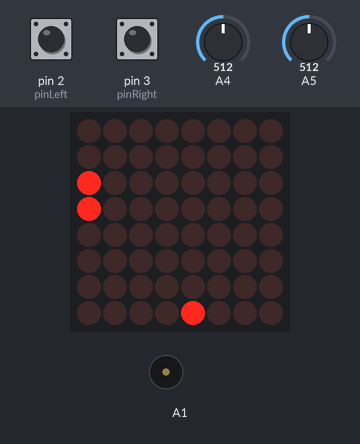
Bench run of a sketch on a simulated Arduino Uno, built with avr-gcc and run on an emulated ATmega328P. On the bench: 8×8 LED matrix, buzzer (waves = sounding). The inputs (shaded band) are chosen by the test bench; at power-on: A5 = 512, pin 2 (pinLeft) HIGH, pin 3 (pinRight) HIGH, A4 = 512. Random numbers use the default seed unless the sketch sets one.

Above: at 4.9 s.
5.0 s: A5 set to 566
7.5 s: A5 set to 594
At 9.1 s:
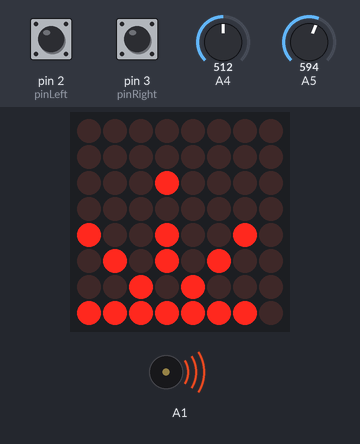
10.5 s: pin 2 (pinLeft) pulled LOW for 0.15 s
At 10.89 s:
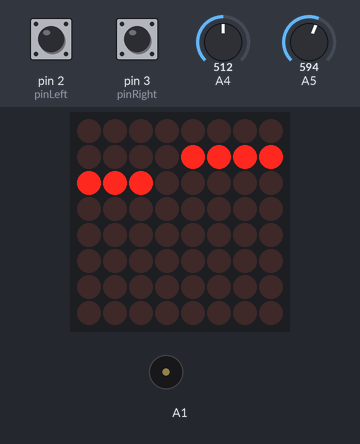
11.2 s: pin 3 (pinRight) pulled LOW for 0.15 s
At 11.53 s:
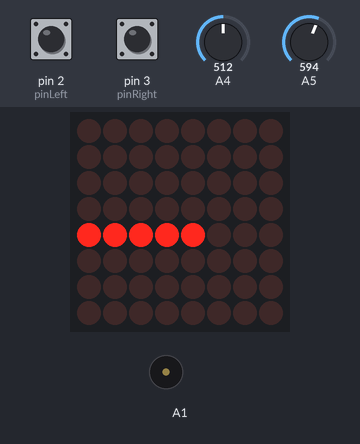
11.9 s: pin 2 (pinLeft) pulled LOW for 1 s
At 12.16 s:
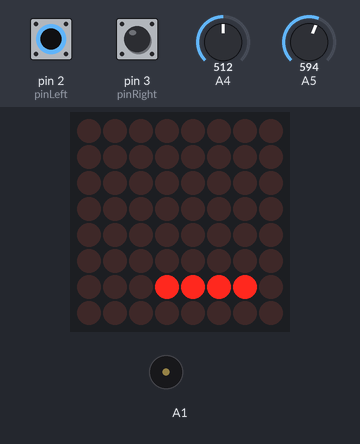
15.3 s: pin 3 (pinRight) pulled LOW for 1 s
At 15.52 s:
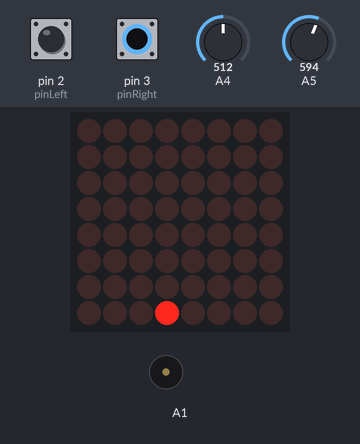
Timing chart, 0 to 19.8 s (numbered marks = the images above; inputs shaded):
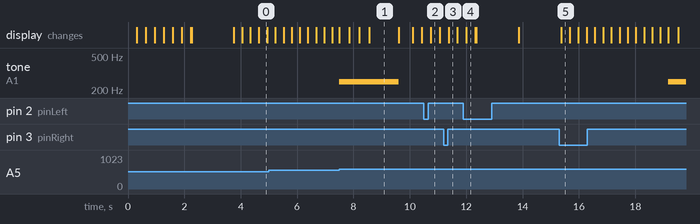

Measured:
- the behaviour switches between 582 and 583 on A5 (found by bisection; images 0 and 1)
- after the input at 7.5 s, tone on A1: silent → 250 Hz at once, → silent 2.1 s later
- after the input at 15.3 s, tone on A1: silent → 250 Hz after 3.9 s; the display: changes after 0.08 s (image 5)
- what the display in image 1 shows lasts 1.0 s, from 8.6 s to 9.6 s

The sketch:

ArduinoBulletHellITKARIERA.ino
```cpp
#include "LedControl.h"
#include "Math.h"
LedControl lc=LedControl(12,11,10,1); //12 - DataInput; 11 - CLK; 10 - LOAD

int score;
int stotni;
String scoreStr;
String scoreStr1; //izpolzva se za po-lesen draw
String scoreArr[] = {"" ,"" ,"" }; //individualnite chisla za izpisvane na rezultat
volatile unsigned long buttonPressed;
volatile bool gameOver = false;
int tick;
int speedUp = 1;
unsigned long now;
int player;
int columns[] = {0,0,0,0,0,0,0,0};
int pinLeft = 2; //buton 1
int pinRight = 3; //buton 2
int randomInt;
int numdr;
int scorecount;
volatile bool buttonmode = false;
volatile bool modeset = false;
volatile bool potentmode = false;

byte startanim[] = {
B11110000,
B10000000,
B10110000,
B10011111,
B11111001,
B00001001,
B00001001,
B00001111
};

byte endanim1[] = {
B01000010,
B00100100,
B01011010,
B01100110,
B00000000,
B00111100,
B00100100,
B00000000
};

byte endanim2[] = {
B10000001,
B01000010,
B00111100,
B01011010,
B00111100,
B11111111,
B10100101,
B10111101
};

byte endanim3[] = {
B00000000,
B01100110,
B01100110,
B00011000,
B00111100,
B00111100,
B00100100,
B00000000
};

byte endanim4[] = {
B00000000,
B00101000,
B01111100,
B00100010,
B00111100,
B00100010,
B01111100,
B00101000
};

byte endanim5[] = {
B11000011,
B10100101,
B01011010,
B01000010,
B01000010,
B00100100,
B10011001,
B11000011
};


void nachAnim(byte *sprite){
  for(int i = 0; i<8; i++)
  {
    columns[i] = 0;
  }
  lc.clearDisplay(0);
  lc.shutdown(0,false);
  lc.setIntensity(0,1);
    for(int r = 0; r < 8; r++){
       for(int c = 0; c < 8; c++){
          lc.setLed(0, r, c, HIGH);
              delay(35);
       }
    }
    for(int r = 0; r < 8; r++){
        lc.setRow(0, r, sprite[r]);
    }
    delay(1500);
    lc.clearDisplay(0);
    pinMode(pinLeft, INPUT);
    pinMode(pinRight, INPUT);
    pinMode(A5, INPUT);
    attachInterrupt(digitalPinToInterrupt(pinLeft), left, FALLING);
    attachInterrupt(digitalPinToInterrupt(pinRight), right, FALLING);
    loop();
}

void setplayer() {
  if(potentmode == true)
  {
    player = round(map(analogRead(A5), 0, 1020, 8 - 1, 0));
    modeset=true;
    buttonmode=false;
    potentmode=true;
  }
}

void kraiAnim(byte *sprite, int endmusic){
  for(int r = 0; r < 8; r++){
     for(int c = 0; c < 8; c++){
        lc.setLed(0, r, c, HIGH);
          delay(35);
     }
  }
  for(int r = 0; r < 8; r++){
      lc.setRow(0, r, sprite[r]);
  }
}

void setup() {
  lc.clearDisplay(0);
  gameOver = false;
  stotni = 0;
  scoreArr[0] = "";
  scoreArr[1] = "";
  scoreArr[2] = "";
  score = 0;
  tick = 300;
  speedUp = 1;
  player = 3;
  now = millis();
  buttonPressed = millis();
  randomSeed(analogRead(A4)); // po-dobri random chisla na neizpolzvan pin
  nachAnim(startanim);
}

void left()
{
  if(millis() - buttonPressed > 150)
  {
        if(player != 0)
        player--;
      else
        player = 7;

      lc.clearDisplay(0);
      buttonPressed = millis();
  }

  if(modeset == false)
  {
    buttonmode=true;
    modeset=true;
    potentmode=false;
  }
  if(gameOver == true){
  gameOver = false;
  lc.clearDisplay(0);
  setup();
  }
}

void right()
{
    if(millis() - buttonPressed > 150)
    {
      if(player != 7)
        player++;
      else
        player = 0;

      lc.clearDisplay(0);
       buttonPressed = millis();
    }
  if(modeset == false)
  {
    buttonmode=true;
    modeset=true;
    potentmode=false;
  }
  if(gameOver == true){
  gameOver = false;
  lc.clearDisplay(0);
  setup();
  }
}

void loop() {
  if(modeset == false)
  {
    potentmode=true;
    buttonmode=false;
    modeset=true;
  }
  if(millis() - now > tick){
    score++;
    now = millis();
    if(speedUp == 1){  //zaburzva igrata sled 5 ticks
       tick = tick/1.02;

      randomInt = random(0, 8); //izbira red za patron

      if(columns[randomInt] == 0){  //suzdava patron
        columns[randomInt] = 1;
      }
    }
    if(speedUp != 5) //broi za zaburzvane
      speedUp++;
     else
      speedUp = 1;
    for(int i = 0; i<8; i++){

      if(columns[i] == 10) //trie patronite ot display-a za da doidat novi
        columns[i] = 0;

      if(columns[i] != 0)
        columns[i]++;
    }
    lc.clearDisplay(0);
  }

  if(potentmode==true) setplayer();

  lc.setLed(0, 7, player, true);

  for(int i = 0; i<8; i++){
    if(columns[i] > 0)
      lc.setLed(0, columns[i]-2, i, true); //patronite otivat napred
      lc.setLed(0, columns[i]-3, i, true);
  }

  if(columns[player] == 10 || columns[player] == 9){ //zasicha kogato igrachut e ocelen
    lc.clearDisplay(0);

    for(int i = 0; i<4; i++){ //EXPLOSIONS!!!
      lc.setLed(0,7,player+i,true);
      lc.setLed(0,7,player-i,true);
      lc.setLed(0,7-i,player+i,true);
      lc.setLed(0,7-i,player-i,true);
      lc.setLed(0,7-1.5*i,player,true);
      tone(A1, 250);
      delay(350);
    }

    delay(700);
    lc.clearDisplay(0);
    noTone(A1);

    delay(500);

    if(score>0 && score<=99) kraiAnim(endanim1, 1);
    else if(score>=100 && score <=199) kraiAnim(endanim2, 2);
    else if(score>=200 && score <=299) kraiAnim(endanim3, 3);
    else if(score>=300 && score <=399) kraiAnim(endanim4, 4);
    else if(score>=400) kraiAnim(endanim5, 5);

    delay(1500);

    lc.clearDisplay(0);

    scoreStr = String(score);

    scoreArr[0] = scoreStr.charAt(0);
    scoreArr[1] = scoreStr.charAt(1);
    scoreArr[2] = scoreStr.charAt(2);

    if(score<=99 && score>=0) scorecount=2;
    else scorecount=3;

    if(scorecount==3)
    {
      scoreStr.substring(1,2) = scoreStr1;
      scoreArr[0] = scoreStr1.charAt(0);
      scoreArr[1] = scoreStr.charAt(1);
    }

    for(int i = 0; i<2; i++){
          if(scoreArr[i] == "0")
            draw(1+i*4, 0);
          if(scoreArr[i] == "1")
            draw(1+i*4, 1);
          if(scoreArr[i] == "2")
            draw(1+i*4, 2);
          if(scoreArr[i] == "3")
            draw(1+i*4, 3);
          if(scoreArr[i] == "4")
            draw(1+i*4, 4);
          if(scoreArr[i] == "5")
            draw(1+i*4, 5);
          if(scoreArr[i] == "6")
            draw(1+i*4, 6);
          if(scoreArr[i] == "7")
            draw(1+i*4, 7);
          if(scoreArr[i] == "8")
            draw(1+i*4, 8);
          if(scoreArr[i] == "9")
            draw(1+i*4, 9);
    }

    scoreArr[0] = scoreStr.charAt(0);
    scoreArr[1] = scoreStr.charAt(1);
    scoreArr[2] = scoreStr.charAt(2);

    if(score>=100)
    {
       for(int i = 1; i<10; i++){
          if(scoreArr[0] == String(i))
            stotni = i;
        }
        for(int i = 1; i <= stotni; i++){
          lc.setLed(0,0,(i*2)-2,true);
          lc.setLed(0,1,(i*2)-2,true);
          delay(200);
        }
    }
   gameOver = true;
    while(gameOver == true){
          //NOTHING
      }
  }

}

void draw(int place, int numdr)
{
  switch(numdr)
  {
    case 1 : {lc.setColumn(0,place,B00001000);
    lc.setColumn(0,1+place,B00011111);
    break; };
    case 2 : {lc.setColumn(0,place,B00010111);
    lc.setColumn(0,1+place,B00010101);
    lc.setColumn(0,2+place,B00011101);
    break; };
    case 3 : {
       lc.setColumn(0,place,B00010001);
    lc.setColumn(0,1+place,B00010101);
    lc.setColumn(0,2+place,B00011111);
    break; };
    case 4 : {
      lc.setColumn(0,place,B00011100);
    lc.setColumn(0,1+place,B00000100);
    lc.setColumn(0,2+place,B00011111);
    break; };
    case 5 : {
      lc.setColumn(0,place,B00011100);
    lc.setColumn(0,1+place,B00000100);
    lc.setColumn(0,2+place,B00011111);
    break; };
    case 6 : {
      lc.setColumn(0,place,B00011111);
    lc.setColumn(0,1+place,B00010101);
    lc.setColumn(0,2+place,B00010111);
    break; };
    case 7 : {
      lc.setColumn(0,place,B00010000);
    lc.setColumn(0,1+place,B00010011);
    lc.setColumn(0,2+place,B00011100);
    break; };
    case 8 : {
      lc.setColumn(0,place,B00011111);
    lc.setColumn(0,1+place,B00010101);
    lc.setColumn(0,2+place,B00011111);
    break; };
    case 9 : {
      lc.setColumn(0,place,B00011101);
    lc.setColumn(0,1+place,B00010101);
    lc.setColumn(0,2+place,B00011111);
    break; };
    case 0 : {
      lc.setColumn(0,place,B00011111);
    lc.setColumn(0,1+place,B00010001);
    lc.setColumn(0,2+place,B00011111);
    break; };
  };
}
```
